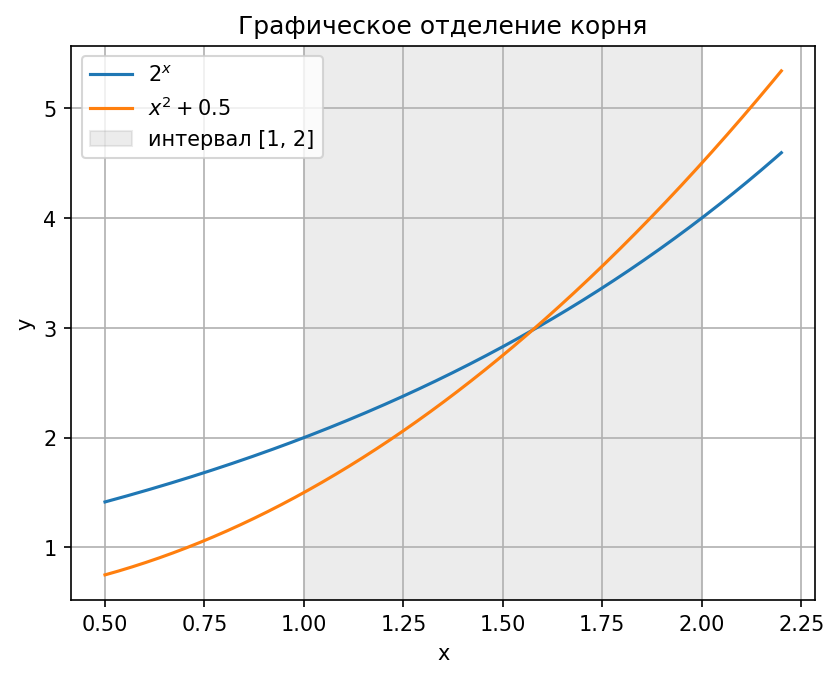

Here is the Python script that generated this plot:
from pathlib import Path

import matplotlib.pyplot as plt
import numpy as np


x = np.linspace(0.5, 2.2, 400)
plt.plot(x, np.exp2(x), label="$2^x$")
plt.plot(x, x ** 2 + 0.5, label="$x^2+0.5$")
plt.axvspan(1, 2, color="gray", alpha=0.15, label="интервал [1, 2]")
plt.xlabel("x")
plt.ylabel("y")
plt.title("Графическое отделение корня")
plt.grid()
plt.legend()

path = Path(__file__).with_name("graph.png")
plt.savefig(path, dpi=150, bbox_inches="tight")
print("График сохранен:", path)
plt.show()
